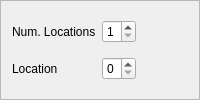
                      <widget class="QFrame" name="frame_Location">
                       <property name="frameShape">
                        <enum>QFrame::Shape::StyledPanel</enum>
                       </property>
                       <property name="frameShadow">
                        <enum>QFrame::Shadow::Raised</enum>
                       </property>
                       <layout class="QGridLayout" name="gridLayout_LocationFrame">
                        <item row="0" column="0">
                         <widget class="QLabel" name="label_NumLocations">
                          <property name="text">
                           <string>Num. Locations</string>
                          </property>
                         </widget>
                        </item>
                        <item row="0" column="1">
                         <widget class="QSpinBox" name="spinBox_SelectedNumLocations">
                          <property name="minimum">
                           <number>1</number>
                          </property>
                          <property name="maximum">
                           <number>4</number>
                          </property>
                         </widget>
                        </item>
                        <item row="1" column="0">
                         <widget class="QLabel" name="label_Location">
                          <property name="text">
                           <string>Location</string>
                          </property>
                         </widget>
                        </item>
                        <item row="1" column="1">
                         <widget class="QSpinBox" name="spinBox_SelectedLocation">
                          <property name="maximum">
                           <number>3</number>
                          </property>
                         </widget>
                        </item>
                        <item row="0" column="2">
                         <spacer name="horizontalSpacer_LocationFrame">
                          <property name="orientation">
                           <enum>Qt::Orientation::Horizontal</enum>
                          </property>
                          <property name="sizeHint" stdset="0">
                           <size>
                            <width>40</width>
                            <height>20</height>
                           </size>
                          </property>
                         </spacer>
                        </item>
                       </layout>
                      </widget>
